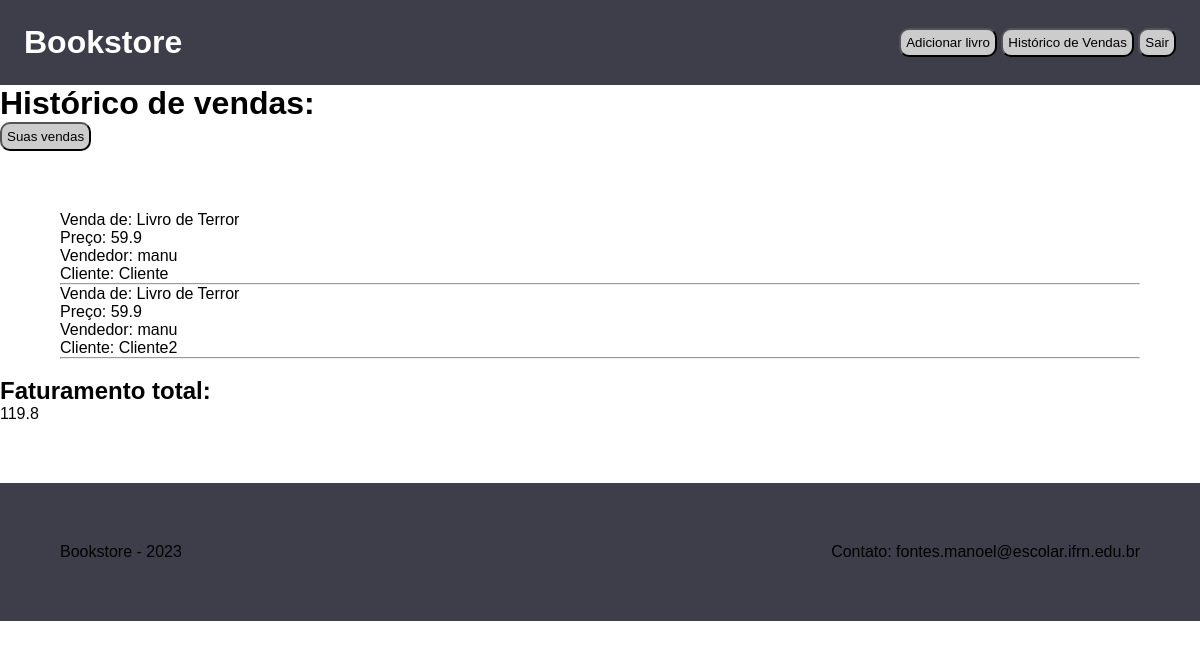
The page /sales (signed in) on the database as committed earlier.
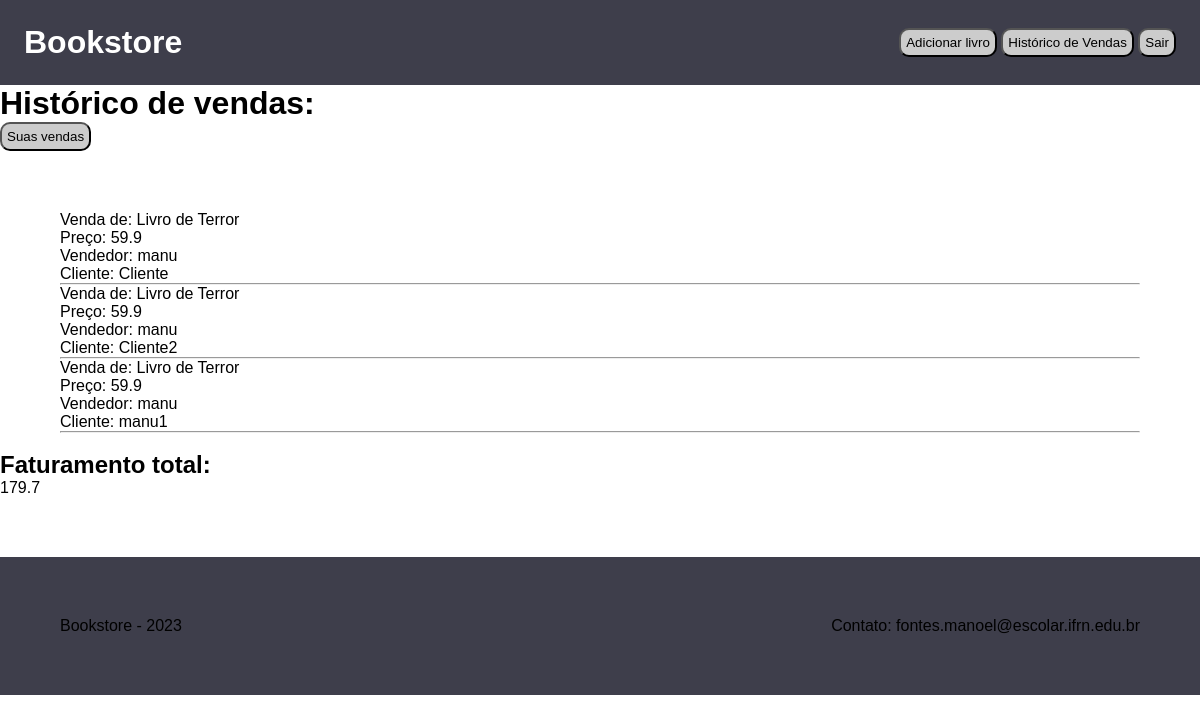
The same page on the database as committed later.
### core/models.py (models this page shows, shortened)
class Sale(models.Model):
    id = models.UUIDField(primary_key=True, default=uuid.uuid4, editable=False)
    seller = models.ForeignKey(User, on_delete=models.SET_NULL, null=True)
    book = models.ForeignKey(Book, on_delete=models.CASCADE)
    client_name = models.CharField(max_length=255, null=True, blank=True)
    created_at = models.DateTimeField(auto_now_add=True)
    updated_at = models.DateTimeField(auto_now=True)

class Book(models.Model):
    id = models.UUIDField(primary_key=True, default=uuid.uuid4, editable=False)
    category = models.ForeignKey(Category, on_delete=models.CASCADE)
    title = models.CharField(max_length=255)
    synopsis = models.TextField(null=True, blank=True)
    author_name = models.CharField(max_length=255)
    publishing_company_name = models.CharField(max_length=255)
    release_year = models.DateField()
    price = models.FloatField()
    quantity = models.IntegerField(default=1)
    created_at = models.DateTimeField(auto_now_add=True)
    updated_at = models.DateTimeField(auto_now=True)

### core/views.py (the view)
# urls.py: path("sales", sales_history, name="sales_history"),
@login_required(login_url="/admin/login/?next=/sales/")
def sales_history(request):
    if request.GET.get("seller") is not None:
        user = get_object_or_404(User, username=request.GET.get("seller"))
        sales = Sale.objects.filter(seller=user)
    else:
        sales = Sale.objects.all()
    billing = sales.values_list("book__price", flat=True)
    return render(request, "sales.html", {"sales": sales, "billing": sum(billing)})

### templates/sales.html
{% extends 'main.html' %} {% block content %} {% load static %}
<h1>Histórico de vendas:</h1>
<form method="get" action="{% url 'sales_history'%}">
  <button type="submit" name="seller" value="{{request.user}}">
    Suas vendas
  </button>
</form>
<div class="container" style="margin: 5% 5% 0 5%;">
  {% for sale in sales %}
  <p>Venda de: {{sale.book.title}}</p>
  <p>Preço: {{sale.book.price}}</p>
  <p>Vendedor: {{sale.seller}}</p>
  <p>Cliente: {{sale.client_name}}</p>
  <hr />
  {% endfor %}
</div>
<br />
<h2>Faturamento total:</h2>
<p>{{billing}}</p>
{% endblock %}

Rows that differ between the two databases and show on the page:
added Sale: book "Livro de Terror", book.price "59.9", seller "manu", client_name "manu1"
Other text that changed with them:
{{ billing }}: "119.8" → "179.7"
